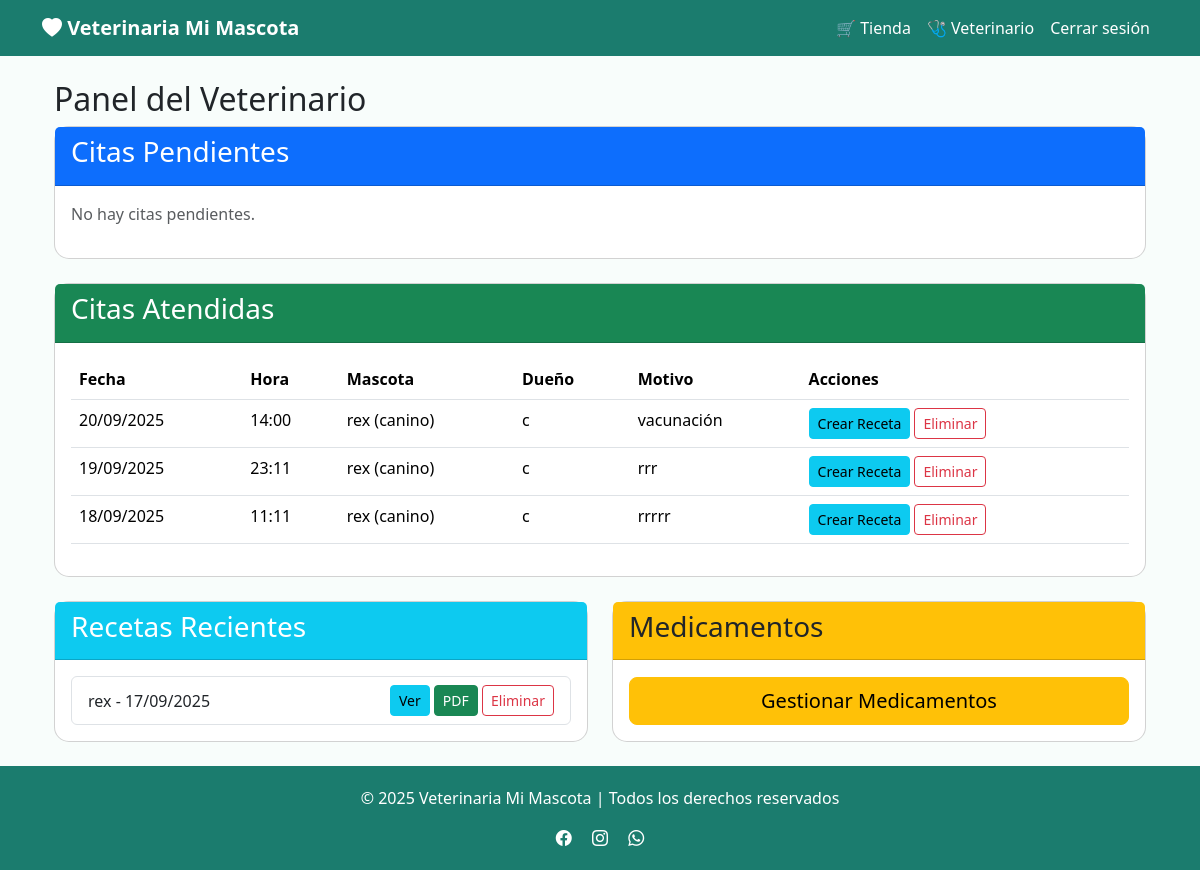
/veterinario (signed in), run on an earlier commit of the app's database.
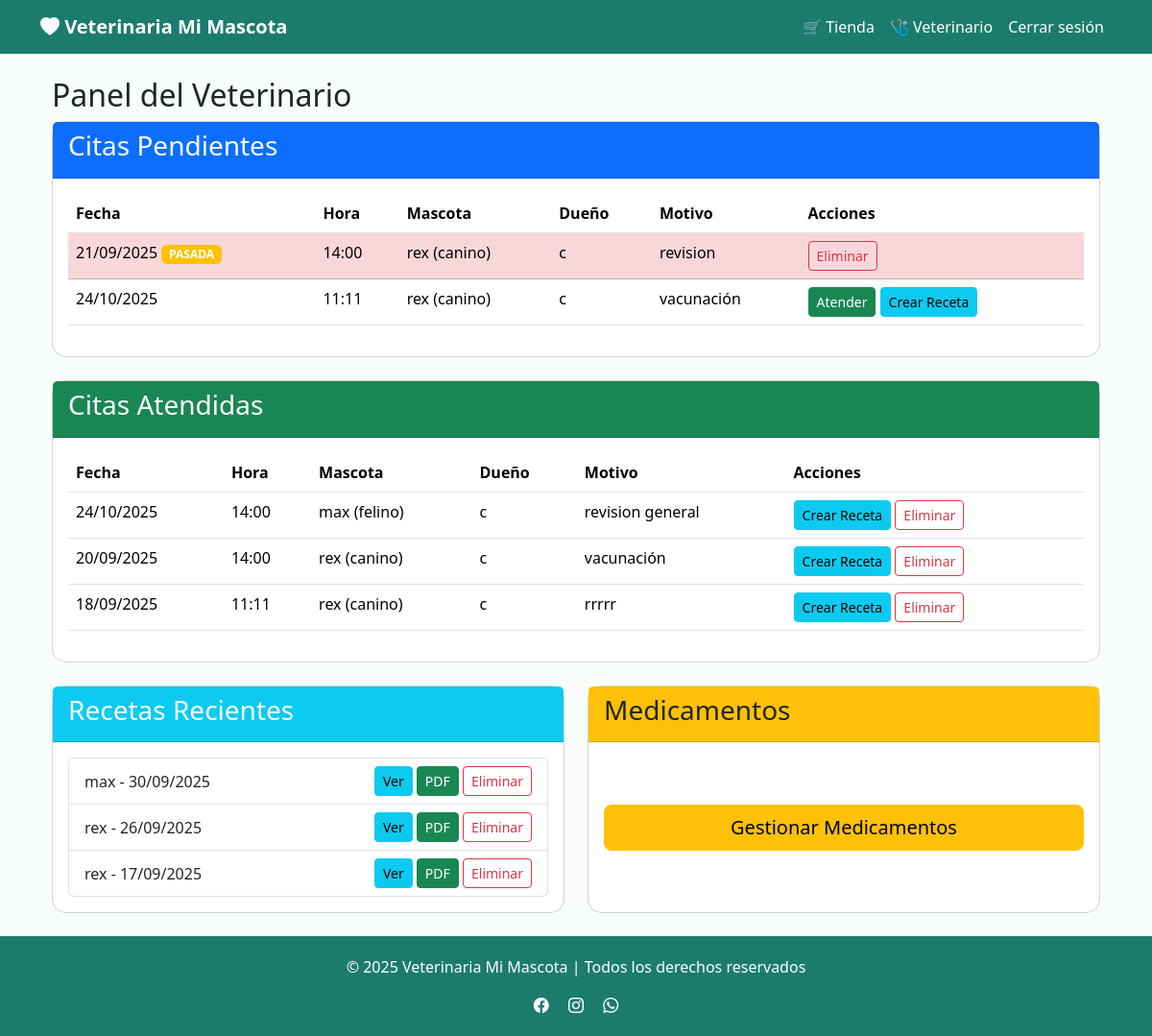
And on a later commit of the database.
### app/models/cita.py (models this page shows, shortened)
class Cita(db.Model):
    __tablename__ = 'citas'
    id_cita = db.Column(db.Integer, primary_key=True)
    fecha = db.Column(db.Date, nullable=False)
    hora = db.Column(db.Time, nullable=False)
    motivo = db.Column(db.String(100), nullable=False)
    estado = db.Column(db.String(20), default='pendiente')
    id_mascota = db.Column(db.Integer, db.ForeignKey('mascotas.id_mascota'), nullable=False)
    id_usuario = db.Column(db.Integer, db.ForeignKey('usuarios.id_usuario'), nullable=False)  # Dueño de la mascota
    id_veterinario = db.Column(db.Integer, db.ForeignKey('usuarios.id_usuario'), nullable=True)  # Veterinario asignado
    mascota = db.relationship('Mascota', back_populates='citas')
    historia_clinica = db.relationship('HistoriaClinica', back_populates='cita', uselist=False)
    usuario = db.relationship('Usuario', foreign_keys=[id_usuario], back_populates='citas_cliente')
    veterinario_rel = db.relationship('Usuario', foreign_keys=[id_veterinario], back_populates='citas_veterinario')
    __table_args__ = (
        db.UniqueConstraint('fecha', 'hora', name='_fecha_hora_uc'),
        db.Index('ix_cita_fecha', 'fecha'),
    )

### app/models/mascota.py (models this page shows, shortened)
class Mascota(db.Model):
    __tablename__ = "mascotas"
    id_mascota = db.Column(db.Integer, primary_key=True)
    nombre = db.Column(db.String(100), nullable=False)
    especie = db.Column(db.String(50), nullable=False)
    raza = db.Column(db.String(50))
    genero = db.Column(db.String(10))
    fecha_nacimiento = db.Column(db.Date)
    id_usuario = db.Column(db.Integer, db.ForeignKey("usuarios.id_usuario"), nullable=False)
    usuario = db.relationship('Usuario', back_populates='mascotas')
    historia_clinica = db.relationship('HistoriaClinica', back_populates='mascota', uselist=False)
    citas = db.relationship('Cita', back_populates='mascota')

### app/models/usuario.py (models this page shows, shortened)
class Usuario(db.Model, UserMixin):
    __tablename__ = 'usuarios'
    id_usuario = db.Column(db.Integer, primary_key=True)
    nombre = db.Column(db.String(100), nullable=False)
    email = db.Column(db.String(100), unique=True, nullable=False)
    contraseña = db.Column(db.String(255), nullable=False)
    rol = db.Column(db.String(20), default='cliente')
    direccion = db.Column(db.String(200))
    telefono = db.Column(db.String(15))
    carrito = db.relationship('Carrito', back_populates='usuario', uselist=False)
    citas_cliente = db.relationship('Cita', foreign_keys='Cita.id_usuario', back_populates='usuario')
    citas_veterinario = db.relationship('Cita', foreign_keys='Cita.id_veterinario', back_populates='veterinario_rel')
    mascotas = db.relationship('Mascota', back_populates='usuario')

### app/models/receta.py (models this page shows)
class Receta(db.Model):
    __tablename__ = 'recetas'
    id_receta = db.Column(db.Integer, primary_key=True)
    id_historia = db.Column(db.Integer, db.ForeignKey('historias_clinicas.id_historia'), nullable=False)
    fecha = db.Column(db.Date, default=datetime.date.today)
    medicamentos = db.relationship('RecetaMedicamento', back_populates='receta', cascade='all, delete-orphan', lazy=True)
    historia_clinica = db.relationship('HistoriaClinica', back_populates='recetas')

### app/routes/main.py (the view)
@main_bp.route('/veterinario')
@login_required
def veterinario_panel():
    if current_user.rol != 'veterinario':
        flash('No tienes permiso para acceder a este panel', 'error')
        return redirect(url_for('main.dashboard'))
    today = date.today()
    citas_pendientes = Cita.query.filter(
        Cita.estado == 'pendiente',
        Cita.id_veterinario == current_user.id_usuario
    ).join(Mascota).all()
    citas_atendidas = Cita.query.filter(
        Cita.estado == 'atendida',
        Cita.id_veterinario == current_user.id_usuario
    ).order_by(Cita.fecha.desc()).limit(10).all()
    recetas = Receta.query.join(HistoriaClinica).filter(
        HistoriaClinica.id_veterinario == current_user.id_usuario
    ).order_by(Receta.fecha.desc()).limit(10).all()
    return render_template('veterinario_panel.html',
                          citas_pendientes=citas_pendientes,
                          citas_atendidas=citas_atendidas,
                          recetas=recetas,
                          today=today)

### app/templates/veterinario_panel.html (shortened to what the changed rows need)
{% extends "base.html" %}
{% block content %}
<div class="container mt-4">
    <h2> Panel del Veterinario</h2>
    <div class="card mb-4">
        <div class="card-body">
            {% if citas_pendientes|length == 0 %}
                <p class="text-muted">No hay citas pendientes.</p>
            {% else %}
                <div class="table-responsive">
                    <table class="table table-hover">
                        <thead>
                            <tr>
                                <th>Fecha</th>
                                <th>Hora</th>
                                <th>Mascota</th>
                                <th>Dueño</th>
                                <th>Motivo</th>
                                <th>Acciones</th>
                            </tr>
                        </thead>
                        <tbody>
                            {% for cita in citas_pendientes %}
                            <tr {% if cita.fecha < today %}class="table-danger"{% endif %}>
                                <td>
                                    {{ cita.fecha.strftime('%d/%m/%Y') }}
                                    {% if cita.fecha < today %}
                                        <span class="badge bg-warning">PASADA</span>
                                    {% endif %}
                                </td>
                                <td>{{ cita.hora.strftime('%H:%M') }}</td>
                                <td>{{ cita.mascota.nombre }} ({{ cita.mascota.especie }})</td>
                                <td>{{ cita.mascota.usuario.nombre }}</td>
                                <td>{{ cita.motivo }}</td>
                                <td>
                                    {% if cita.fecha < today %}
                                        <a href="{{ url_for('main.eliminar_cita', id_cita=cita.id_cita) }}"
                                           class="btn btn-sm btn-outline-danger"
                                           onclick="return confirm('¿Eliminar esta cita pasada?')">
                                             Eliminar
                                        </a>
                                    {% else %}
                                        <form action="{{ url_for('main.atender_cita', id_cita=cita.id_cita) }}" method="POST" class="d-inline">
                                            <button type="submit" class="btn btn-success btn-sm"
                                                    onclick="return confirm('¿Atender esta cita?')">
                                                 Atender
                                            </button>
                                        </form>
                                        <a href="{{ url_for('receta.crear', id_mascota=cita.mascota.id_mascota) }}"
                                           class="btn btn-info btn-sm">
                                             Crear Receta
                                        </a>
                                    {% endif %}
                                </td>
                            </tr>
                            {% endfor %}
                        </tbody>
                    </table>
                </div>
            {% endif %}
        </div>
    </div>
    <div class="card mb-4">
        <div class="card-body">
            {% if citas_atendidas|length == 0 %}
                <p class="text-muted">No hay citas atendidas.</p>
            {% else %}
                <div class="table-responsive">
                    <table class="table table-hover">
                        <thead>
                            <tr>
                                <th>Fecha</th>
                                <th>Hora</th>
                                <th>Mascota</th>
                                <th>Dueño</th>
                                <th>Motivo</th>
                                <th>Acciones</th>
                            </tr>
                        </thead>
                        <tbody>
                            {% for cita in citas_atendidas %}
                            <tr>
                                <td>{{ cita.fecha.strftime('%d/%m/%Y') }}</td>
                                <td>{{ cita.hora.strftime('%H:%M') }}</td>
                                <td>{{ cita.mascota.nombre }} ({{ cita.mascota.especie }})</td>
                                <td>{{ cita.mascota.usuario.nombre }}</td>
                                <td>{{ cita.motivo }}</td>
                                <td>
    <a href="{{ url_for('receta.crear', id_mascota=cita.mascota.id_mascota) }}"
       class="btn btn-info btn-sm">
        Crear Receta
    </a>
    <form action="{{ url_for('main.eliminar_cita_atendida', id_cita=cita.id_cita) }}" method="POST" class="d-inline">
        <button type="submit" class="btn btn-sm btn-outline-danger"
                onclick="return confirm('¿Eliminar esta cita atendida?')">
            Eliminar
        </button>
    </form>
</td>
                            </tr>
                            {% endfor %}
                        </tbody>
                    </table>
                </div>
            {% endif %}
        </div>
    </div>
    <div class="row mt-4">
        <div class="col-md-6">
            <div class="card">
                <div class="card-body">
                    {% if recetas|length == 0 %}
                        <p class="text-center">No hay recetas recientes</p>
                    {% else %}
                        <ul class="list-group">
                            {% for receta in recetas %}
                                <li class="list-group-item d-flex justify-content-between align-items-center">
                                    {{ receta.historia_clinica.mascota.nombre }} - {{ receta.fecha.strftime('%d/%m/%Y') }}
                                    <div>
                         <a href="{{ url_for('receta.detalle', id_receta=receta.id_receta) }}" class="btn btn-sm btn-info">Ver</a>
                         <a href="{{ url_for('receta.descargar_pdf', id_receta=receta.id_receta) }}" class="btn btn-sm btn-success">PDF</a>
                         <form action="{{ url_for('receta.eliminar_receta', id_receta=receta.id_receta) }}" method="POST" class="d-inline">
                  <button type="submit" class="btn btn-sm btn-outline-danger"
                onclick="return confirm('¿Eliminar esta receta?')">
            Eliminar
        </button>
    </form>
  </div>
                                </li>
                            {% endfor %}
                        </ul>
                    {% endif %}
                </div>
            </div>
        </div>
    </div>
</div>
{% endblock %}

What changed in the data, as far as the page shows it:
removed Cita: fecha "19/09/2025", hora "23:11", mascota.nombre "rex", mascota.especie "canino", mascota.usuario.nombre "c", motivo "rrr", shown under "Citas Atendidas"
added Cita: fecha "21/09/2025", shows "PASADA", hora "14:00", mascota.nombre "rex", mascota.especie "canino", mascota.usuario.nombre "c", motivo "revision", shown under "Citas Pendientes"
added Cita: fecha "24/10/2025", hora "11:11", mascota.nombre "rex", mascota.especie "canino", mascota.usuario.nombre "c", motivo "vacunación", shown under "Citas Pendientes"
added Cita: fecha "24/10/2025", hora "14:00", mascota.nombre "max", mascota.especie "felino", mascota.usuario.nombre "c", motivo "revision general", shown under "Citas Atendidas"
added Receta: historia_clinica.mascota.nombre "max", fecha "30/09/2025"
added Receta: historia_clinica.mascota.nombre "rex", fecha "26/09/2025"
Also different on the page:
text no longer shown: "No hay citas pendientes."
text now shown: "Fecha Hora Mascota Dueño Motivo Acciones"
